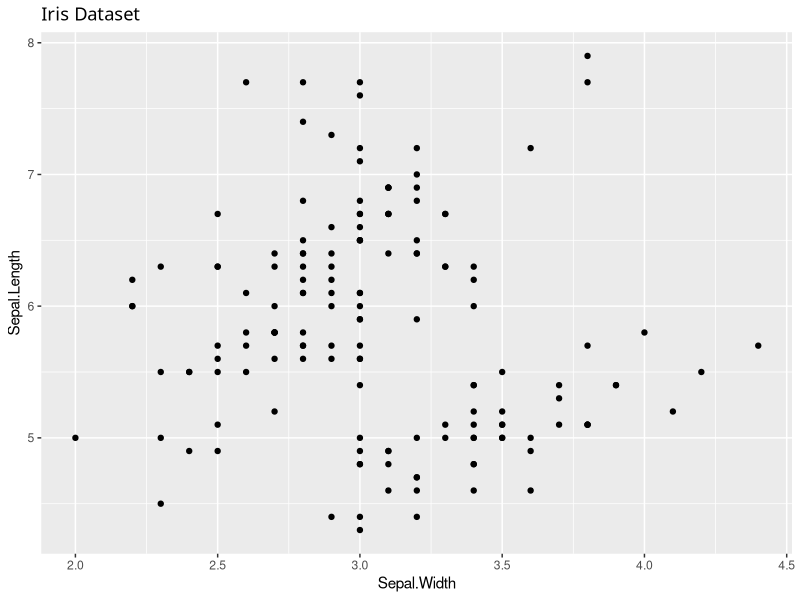

Generate this figure with R:
## ---- chunk 1
library(ggplot2)
ggplot(iris, aes(Sepal.Width, Sepal.Length)) + geom_point() + ggtitle("Iris Dataset") +
theme(plot.title = element_text(family = "Marker Felt"))
